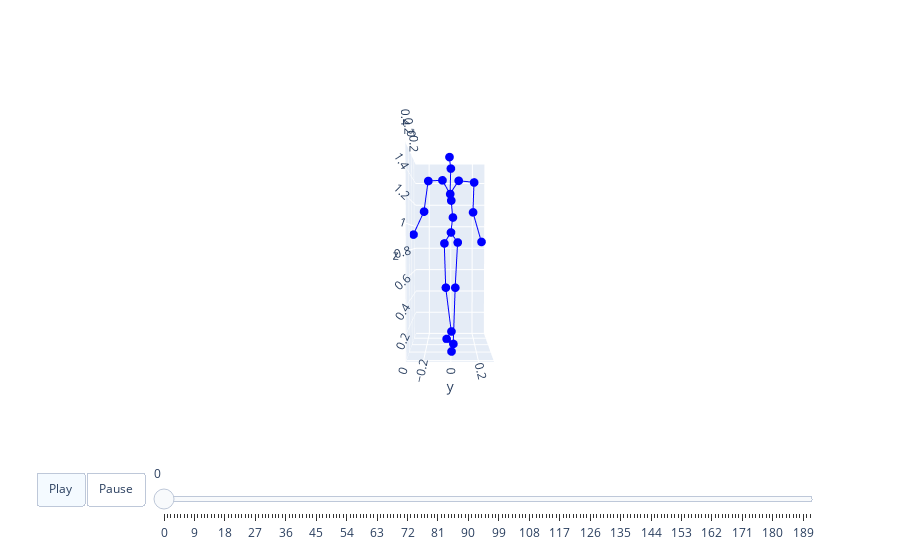

Source (notebook cell):
### Code cell
k = i
x = pose[k].detach().cpu().numpy()
l = m_length[k]
visualize_2motions(x, val_loader.dataset.std, val_loader.dataset.mean, 't2m', l)
